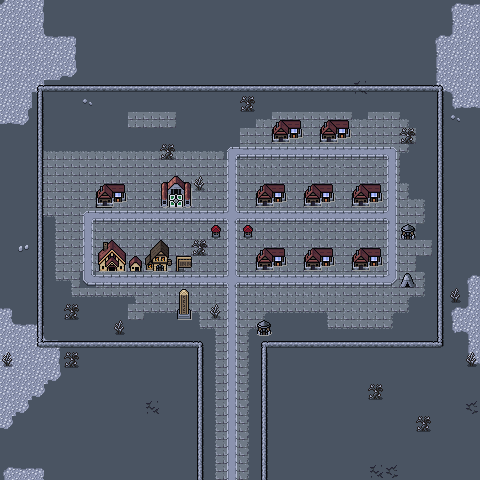

A level layout from a 2D game, rendered from its tile map. Below: a short description, then the map file with tile-grid data replaced by summaries:
An orthogonal 30x30 tile map with 16x16 px tiles, 4 tile layers (Background, Ground, Walls, Overlay), 3 tilesets and 14 objects.

<map version="1.9" tiledversion="1.9.2" orientation="orthogonal" renderorder="right-down" width="30" height="30" tilewidth="16" tileheight="16" infinite="0" nextlayerid="6" nextobjectid="63">
 <editorsettings>
  <export target="wastetown..tmx" format="tmx" />
 </editorsettings>
 <tileset firstgid="1" source="../tileset/main.tsx" />
 <tileset firstgid="10113" source="../tileset/buildings.tsx" />
 <tileset firstgid="11905" source="../tileset/buildings-nocollide.tsx" />
 <layer id="1" name="Background" width="30" height="30">
  <data>[900 cells, 900 non-empty, 2 distinct tile ids]</data>
 </layer>
 <layer id="2" name="Ground" width="30" height="30">
  <data>[900 cells, 309 non-empty, 44 distinct tile ids]</data>
 </layer>
 <layer id="3" name="Walls" width="30" height="30">
  <properties>
   <property name="spriteLayer" type="bool" value="true" />
  </properties>
  <data>[900 cells, 141 non-empty, 23 distinct tile ids]</data>
 </layer>
 <layer id="5" name="Overlay" width="30" height="30">
  <data>[900 cells, 24 non-empty, 8 distinct tile ids]</data>
 </layer>
 <objectgroup id="4" name="Objects">
  <object id="38" template="../obj/entry_up.tx" x="204" y="368" width="56" height="16" />
  <object id="41" template="../obj/shop.tx" x="256" y="208">
   <properties>
    <property name="commonShopList" value="Colorless,Colorless,Artifact,Creature2Colorless,Vehicle,Equip,Wand" />
    <property name="mythicShopList" value="White,Blue,Red,Green,Black,Legend" />
    <property name="rareShopList" value="Land4Colorless,Land4Colorless,Creature2Eldrazi" />
    <property name="uncommonShopList" value="Land,Enchantment,Instant,Creature" />
   </properties>
  </object>
  <object id="55" template="../obj/shop.tx" x="272" y="144">
   <properties>
    <property name="commonShopList" value="Colorless,Colorless,Artifact,Creature2Colorless,Vehicle,Equip,Wand" />
    <property name="mythicShopList" value="White,Blue,Red,Green,Black,Legend" />
    <property name="rareShopList" value="Land4Colorless,Land4Colorless,Creature2Eldrazi" />
    <property name="uncommonShopList" value="Land,Enchantment,Instant,Creature" />
   </properties>
  </object>
  <object id="57" template="../obj/shop.tx" x="320" y="144">
   <properties>
    <property name="commonShopList" value="Colorless,Colorless,Artifact,Creature2Colorless,Vehicle,Equip,Wand" />
    <property name="mythicShopList" value="White,Blue,Red,Green,Black,Legend" />
    <property name="rareShopList" value="Land4Colorless,Land4Colorless,Creature2Eldrazi" />
    <property name="uncommonShopList" value="Land,Enchantment,Instant,Creature" />
   </properties>
  </object>
  <object id="50" template="../obj/shop.tx" x="304" y="208">
   <properties>
    <property name="commonShopList" value="Colorless,Colorless,Artifact,Creature2Colorless,Vehicle,Equip,Wand" />
    <property name="mythicShopList" value="White,Blue,Red,Green,Black,Legend" />
    <property name="rareShopList" value="Land4Colorless,Land4Colorless,Creature2Eldrazi" />
    <property name="uncommonShopList" value="Land,Enchantment,Instant,Creature" />
   </properties>
  </object>
  <object id="51" template="../obj/shop.tx" x="352" y="208">
   <properties>
    <property name="commonShopList" value="Colorless,Colorless,Artifact,Creature2Colorless,Vehicle,Equip,Wand" />
    <property name="mythicShopList" value="White,Blue,Red,Green,Black,Legend" />
    <property name="rareShopList" value="Land4Colorless,Land4Colorless,Creature2Eldrazi" />
    <property name="uncommonShopList" value="Land,Enchantment,Instant,Creature" />
   </properties>
  </object>
  <object id="52" template="../obj/shop.tx" x="352" y="272">
   <properties>
    <property name="commonShopList" value="Colorless,Colorless,Artifact,Creature2Colorless,Vehicle,Equip,Wand" />
    <property name="mythicShopList" value="White,Blue,Red,Green,Black,Legend" />
    <property name="rareShopList" value="Land4Colorless,Land4Colorless,Creature2Eldrazi" />
    <property name="uncommonShopList" value="Land,Enchantment,Instant,Creature" />
   </properties>
  </object>
  <object id="53" template="../obj/shop.tx" x="304" y="272">
   <properties>
    <property name="commonShopList" value="Colorless,Colorless,Artifact,Creature2Colorless,Vehicle,Equip,Wand" />
    <property name="mythicShopList" value="White,Blue,Red,Green,Black,Legend" />
    <property name="rareShopList" value="Land4Colorless,Land4Colorless,Creature2Eldrazi" />
    <property name="uncommonShopList" value="Land,Enchantment,Instant,Creature" />
   </properties>
  </object>
  <object id="54" template="../obj/shop.tx" x="256" y="272">
   <properties>
    <property name="commonShopList" value="Colorless,Colorless,Artifact,Creature2Colorless,Vehicle,Equip,Wand" />
    <property name="mythicShopList" value="White,Blue,Red,Green,Black,Legend" />
    <property name="rareShopList" value="Land4Colorless,Land4Colorless,Creature2Eldrazi" />
    <property name="uncommonShopList" value="Land,Enchantment,Instant,Creature" />
   </properties>
  </object>
  <object id="47" template="../obj/inn.tx" x="150" y="273" />
  <object id="48" template="../obj/shop.tx" x="104" y="272">
   <properties>
    <property name="commonShopList" value="Equipment" />
    <property name="noRestock" type="bool" value="true" />
   </properties>
  </object>
  <object id="58" template="../obj/shop.tx" x="97" y="209">
   <properties>
    <property name="commonShopList" value="Colorless,Colorless,Artifact,Creature2Colorless,Vehicle,Equip,Wand" />
    <property name="mythicShopList" value="White,Blue,Red,Green,Black,Legend" />
    <property name="rareShopList" value="Land4Colorless,Land4Colorless,Creature2Eldrazi" />
    <property name="uncommonShopList" value="Land,Enchantment,Instant,Creature" />
   </properties>
  </object>
  <object id="61" template="../obj/shardtrader.tx" x="400" y="288" />
  <object id="62" template="../obj/quest.tx" x="168" y="209">
   <properties>
    <property name="questtype" value="waste_town_identity" />
   </properties>
  </object>
 </objectgroup>
</map>
